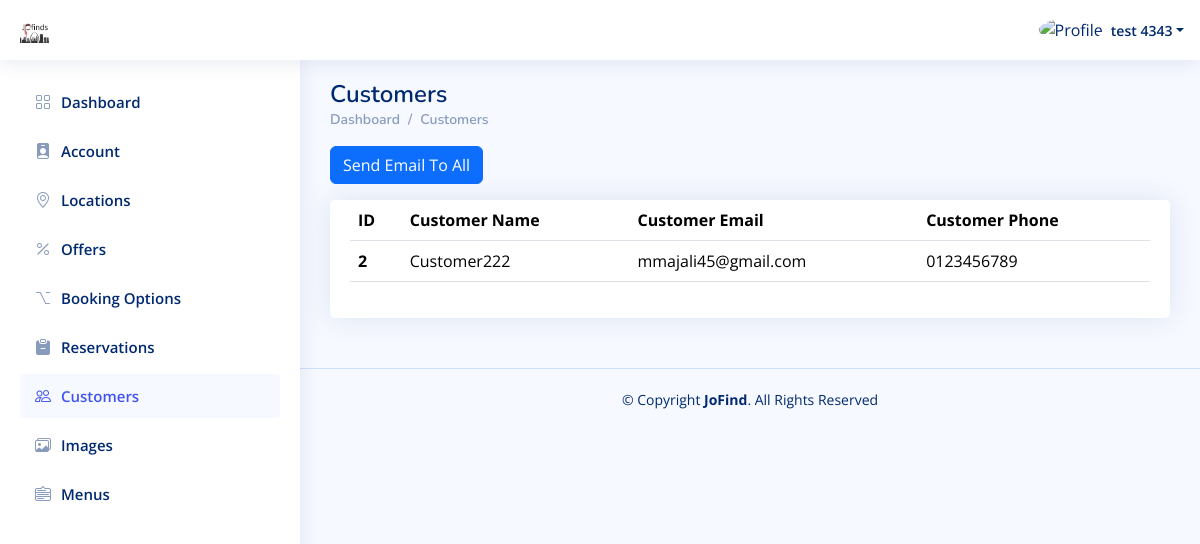
Page /Place_Dashboard/Customers.php (signed in) on the committed database.
### tables this page shows
CREATE TABLE `places` (
  `id` int(11) NOT NULL,
  `category_id` int(11) NOT NULL,
  `sub_category_id` int(11) DEFAULT NULL,
  `status_id` int(11) DEFAULT NULL,
  `city_id` int(11) NOT NULL,
  `name` varchar(250) NOT NULL,
  `image` varchar(250) NOT NULL,
  `email` varchar(250) NOT NULL,
  `description` text DEFAULT NULL,
  `total_rate` double NOT NULL DEFAULT 0,
  `phone` varchar(250) NOT NULL,
  `password` varchar(250) NOT NULL,
  `rejection_note` text DEFAULT NULL,
  `address` varchar(250) NOT NULL,
  `commercial_register` varchar(250) NOT NULL,
  `menu` varchar(250) DEFAULT NULL,
  `active` int(11) NOT NULL DEFAULT 1,
  `created_at` timestamp NOT NULL DEFAULT current_timestamp()
);

CREATE TABLE `reservations` (
  `id` int(11) NOT NULL,
  `place_id` int(11) NOT NULL,
  `customer_id` int(11) NOT NULL,
  `status_id` int(11) NOT NULL DEFAULT 1,
  `offer_id` int(11) DEFAULT NULL,
  `date_time` datetime NOT NULL,
  `price` tinyint(1) NOT NULL,
  `total_price` double NOT NULL,
  `created_at` timestamp NOT NULL DEFAULT current_timestamp()
);

CREATE TABLE `users` (
  `id` int(11) NOT NULL,
  `type_id` int(11) NOT NULL,
  `name` varchar(250) NOT NULL,
  `email` varchar(250) NOT NULL,
  `password` varchar(250) NOT NULL,
  `phone` varchar(250) NOT NULL,
  `image` varchar(250) DEFAULT NULL,
  `active` int(11) NOT NULL DEFAULT 1,
  `created_at` timestamp NOT NULL DEFAULT current_timestamp()
);

### Place_Dashboard/Customers.php (the view, shortened to what this page needs)
<?php
include "../Connect.php";
$P_ID = $_SESSION['P_Log'];
if (!$P_ID) {
    echo '<script language="JavaScript">
     document.location="../Login.php";
    </script>';
} else {
    $sql1 = mysqli_query($con, "select * from places where id='$P_ID'");
    $row1 = mysqli_fetch_array($sql1);
    $name = $row1['name'];
}
?>
<!DOCTYPE html>
<html lang="en">
  <head>
    <link
      href="../assets/vendor/bootstrap/css/bootstrap.min.css"
      rel="stylesheet"
    />
    <link
      href="../assets/vendor/bootstrap-icons/bootstrap-icons.css"
      rel="stylesheet"
    />
    <link href="../assets/vendor/boxicons/css/boxicons.min.css" rel="stylesheet" />
    <link href="../assets/vendor/quill/quill.snow.css" rel="stylesheet" />
    <link href="../assets/vendor/quill/quill.bubble.css" rel="stylesheet" />
    <link href="../assets/vendor/remixicon/remixicon.css" rel="stylesheet" />
    <link href="../assets/vendor/simple-datatables/style.css" rel="stylesheet" />
    <link href="../assets/css/style.css" rel="stylesheet" />
  </head>
  <body>
    <header id="header" class="header fixed-top d-flex align-items-center">
      <div class="d-flex align-items-center justify-content-between">
        <a href="index.php" class="logo d-flex align-items-center">
          <img src="../assets/img/Logo.png" alt="" />
        </a>
      </div>
      <nav class="header-nav ms-auto">
        <ul class="d-flex align-items-center">
          <li class="nav-item dropdown pe-3">
            <a
              class="nav-link nav-profile d-flex align-items-center pe-0"
              href="#"
              data-bs-toggle="dropdown"
            >
              <img
                src="https://www.computerhope.com/jargon/g/guest-user.png"
                alt="Profile"
                class="rounded-circle"
              />
              <span class="d-none d-md-block dropdown-toggle ps-2"><?php echo $name ?></span> </a
            >
          </li>
        </ul>
      </nav>
    </header>
    <?php require './Aside-Nav/Aside.php'?>
    <main id="main" class="main">
      <div class="pagetitle">
        <h1>Customers</h1>
        <nav>
          <ol class="breadcrumb">
            <li class="breadcrumb-item"><a href="index.php">Dashboard</a></li>
            <li class="breadcrumb-item">Customers</li>
          </ol>
        </nav>
      </div>
      <section class="section">
      <div class="mb-3">
          <button
            type="button"
            class="btn btn-primary"
            data-bs-toggle="modal"
            data-bs-target="#verticalycentered"
          >
            Send Email To All
          </button>
        </div>
        <div class="row">
          <div class="col-lg-12">
            <div class="card">
              <div class="card-body">
                <table class="table datatable">
                  <thead>
                    <tr>
                      <th scope="col">ID</th>
                      <th scope="col">Customer Name</th>
                      <th scope="col">Customer Email</th>
                      <th scope="col">Customer Phone</th>
                    </tr>
                  </thead>
                  <tbody>
                  <?php
$sql1 = mysqli_query($con, "SELECT * from reservations WHERE place_id = '$P_ID' ORDER BY id DESC");
while ($row1 = mysqli_fetch_array($sql1)) {
    $customer_id = $row1['customer_id'];
    $sql3 = mysqli_query($con, "SELECT * from users WHERE id = '$customer_id'");
    $row3 = mysqli_fetch_array($sql3);
    $customer_name = $row3['name'];
    $customer_email = $row3['email'];
    $customer_phone = $row3['phone'];
    ?>
                    <tr>
                      <th scope="row"><?php echo $customer_id ?></th>
                      <td scope="row"><?php echo $customer_name ?></td>
                      <td scope="row"><?php echo $customer_email ?></td>
                      <td scope="row"><?php echo $customer_phone ?></td>
                    </tr>
<?php
}?>
                  </tbody>
                </table>
              </div>
            </div>
          </div>
        </div>
      </section>
    </main>
    <footer id="footer" class="footer">
      <div class="copyright">
        &copy; Copyright <strong><span>JoFind</span></strong
        >. All Rights Reserved
      </div>
    </footer>
  </body>
</html>

### assets/css/style.css (style rules this page uses)
:root { scroll-behavior: smooth; }
body { font-family: "Open Sans", sans-serif; background: #f6f9ff; color: #444444; }
a { color: #4154f1; text-decoration: none; }
h1, h2, h3, h4, h5, h6 { font-family: "Nunito", sans-serif; }
#main { margin-top: 60px; padding: 20px 30px; transition: all 0.3s; }
.pagetitle { margin-bottom: 10px; }
.pagetitle h1 { font-size: 24px; margin-bottom: 0; font-weight: 600; color: #012970; }
.card { margin-bottom: 30px; border: none; border-radius: 5px; box-shadow: 0px 0 30px rgba(1, 41, 112, 0.1); }
.card-body { padding: 0 20px 20px 20px; }
.breadcrumb { font-size: 14px; font-family: "Nunito", sans-serif; color: #899bbd; font-weight: 600; }
.breadcrumb a { color: #899bbd; transition: 0.3s; }
.breadcrumb .breadcrumb-item::before { color: #899bbd; }
.logo { line-height: 1; }
@media (min-width: 1200px) { .logo { width: 280px; } }
.logo img { max-height: 26px; margin-right: 6px; }
.header { transition: all 0.5s; z-index: 997; height: 60px; box-shadow: 0px 2px 20px rgba(1, 41, 112, 0.1); background-color: #fff; padding-left: 20px; }
.header-nav ul { list-style: none; }
.header-nav>ul { margin: 0; padding: 0; }
.header-nav .nav-profile { color: #012970; }
.header-nav .nav-profile img { max-height: 36px; }
.header-nav .nav-profile span { font-size: 14px; font-weight: 600; }
@media (min-width: 1200px) { #main, #footer { margin-left: 300px; } }
.footer { padding: 20px 0; font-size: 14px; transition: all 0.3s; border-top: 1px solid #cddfff; }
.footer .copyright { text-align: center; color: #012970; }

### rows in the picture
places: name "test 4343"
reservations: customer "2", customer.name "Customer222", customer.email "mmajali45@gmail.com", customer.phone "0123456789"
